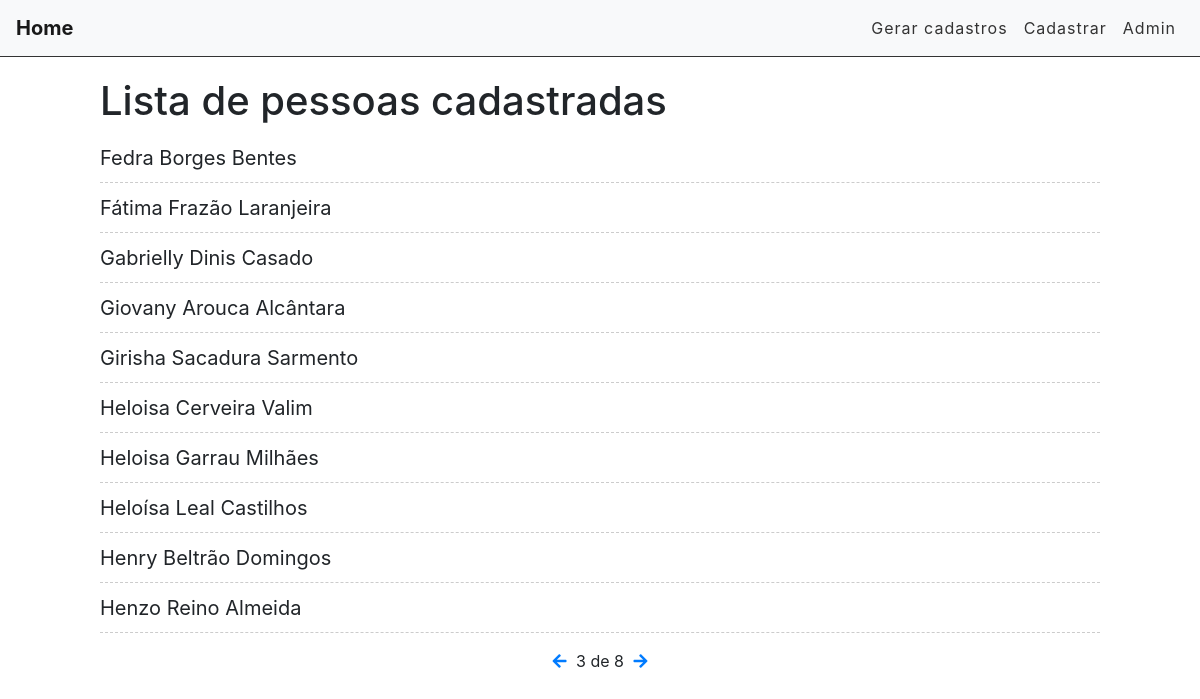
Screenshot of /home/?page=3 with the database file from the repository.
### accounts/models.py (models this page shows, shortened)
class Account(models.Model):
    first_name = models.CharField(max_length=255)
    last_name = models.CharField(max_length=255)
    age = models.IntegerField()
    birth_date = models.DateField(null=True)
    email = models.EmailField()
    nickname = models.CharField(max_length=255)
    observations = models.TextField()

### accounts/views.py (the view)
# urls.py: path('home/', views.cadaster_list, name='cadaster-list'),
def cadaster_list(request):
    accounts_list = Account.objects.all().order_by('first_name')
    paginator = Paginator(accounts_list, 10)
    page = request.GET.get('page')
    accounts = paginator.get_page(page)
    return render(request, 'accounts/cadaster_list.html', {'accounts': accounts})

### accounts/templates/accounts/cadaster_list.html (shortened to what this page needs)
{% extends 'base.html' %}
{% block content %}
<div class="offset-1 col-10 list-div">
    <h1>Lista de pessoas cadastradas</h1>
    <ul class="task-list">
        {% for account in accounts %}
        <li class="task-item">
            <span>{{account.first_name}} {{account.last_name}}</span>
        </li>
        {% endfor %}
    </ul>
    <div class="pagination">
        <span class="step-links">
            {% if accounts.has_previous %}
                <a href="?page={{ accounts.previous_page_number }}">
                    <i class="fas fa-arrow-left"></i>
                </a>
            {% endif %}
            <span class="current">
                {{ accounts.number }} de {{ accounts.paginator.num_pages }}
            </span>
            {% if accounts.has_next %}
                <a href="?page={{ accounts.next_page_number }}">
                    <i class="fas fa-arrow-right"></i>
                </a>
            {% endif %}
        </span>
    </div>
</div>
{% endblock %}

### accounts/static/css/styles.css (style rules this page uses)
.list-div { padding: 0; }
.task-list { padding-left: 0; }
.task-item { list-style: none; font-size: 20px; height: 50px; padding-top: 10px; border-bottom: 1px dashed #CCC; }
.pagination { margin-bottom: 20px; }
.step-links { position: relative; margin-left: auto; margin-right: auto; }
.step-links .current { margin-left: 5px; margin-right: 5px; }

### rows the page displays
Account: first_name "Fedra Borges", last_name "Bentes"
Account: first_name "Fátima Frazão", last_name "Laranjeira"
Account: first_name "Gabrielly Dinis", last_name "Casado"
Account: first_name "Giovany Arouca", last_name "Alcântara"
Account: first_name "Girisha Sacadura", last_name "Sarmento"
Account: first_name "Heloisa Cerveira", last_name "Valim"
Account: first_name "Heloisa Garrau", last_name "Milhães"
Account: first_name "Heloísa Leal", last_name "Castilhos"
Account: first_name "Henry Beltrão", last_name "Domingos"
Account: first_name "Henzo Reino", last_name "Almeida"

### other values shown
{{ accounts.number }} "3"
{{ accounts.paginator.num_pages }} "8"
